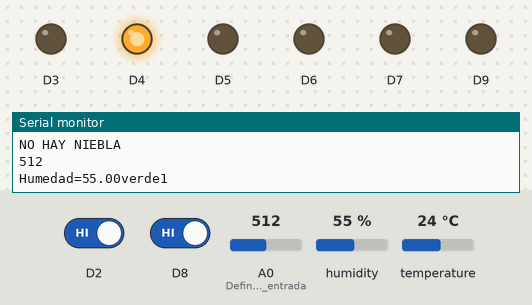
Bench run of a sketch on a simulated Arduino Uno R4 WiFi. Shown: output pins drawn as LEDs (lit = HIGH), the last lines printed to the serial monitor. The test bench sets the inputs (shaded band); at power-on: D2 HIGH, D8 HIGH, A0 (Definimos_la_entrada) = 512, humidity 55 %, temperature 24 °C. WiFi joins after 1.5 s; servers stay silent unless stated.

Above: at 3.7 s.
3.8 s: D2 driven LOW
At 6.8 s:
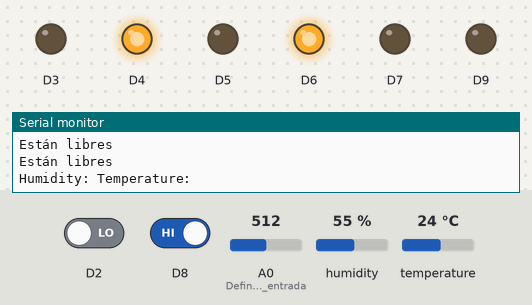
7.3 s: D8 driven LOW
At 9.9 s:
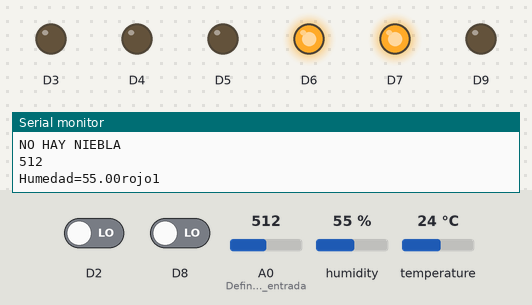
11.0 s: D2 driven HIGH
At 15.1 s:
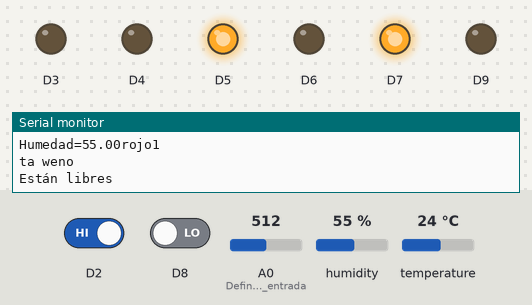
15.7 s: D8 driven HIGH
At 18.3 s:
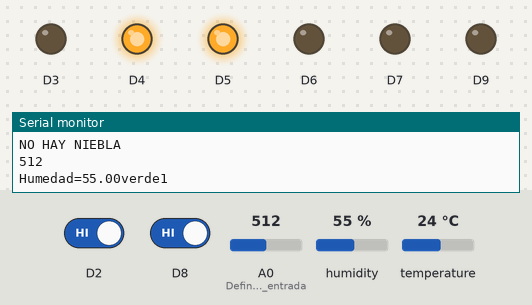
Timing chart, 0 to 19.8 s (numbered marks = the images above; inputs shaded):
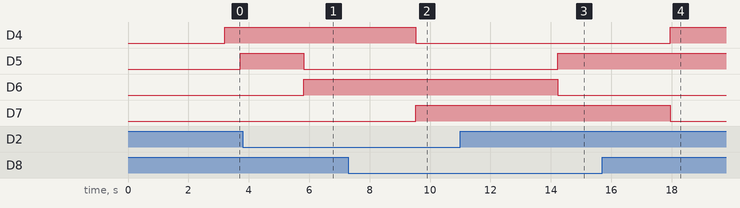

The sketch:

aeropuertoFuncional.ino
```cpp
#include <WiFiS3.h> // Librería para conexión WiFi (placas como Arduino Uno R4 WiFi)
#include <DHT.h>
#include <DHT_U.h>
#include <WiFiS3.h> // Librería para conexión WiFi (placas como Arduino Uno R4 WiFi)

#define DHTTYPE DHT22  //Definimos Tipo de sensor
int DHTPIN=10;            //Conectado al pin 8

DHT_Unified dht(DHTPIN, DHTTYPE); //Creamos un objeto dht

// uint32_t delayMS;
int delayMS = 1000;
float temp = 0;
float humi = 0;
bool  ni= true;
int LDR=0;
char ssid[] = "Fiware_Space";          // Nombre de la red WiFi
char pass[] = "centroinnovacion";      // Contraseña de la red WiFi
int status = WL_IDLE_STATUS;           // Estado de la conexión WiFi
float h;  //Lee la humedad
float t; //Lee la temperatura
int valorLDR;   //Lee el valor del fotosensor
WiFiClient client;                     // Cliente WiFi

char server[] = "iota-ul.iotplatform.telefonica.com"; // Dirección del servidor IoT
int port = 8085;

char url1[] = "/iot/d?k=Carril:key&i=carril01";

char url2[] = "/iot/d?k=Carril:key&i=carril02";

void setup() {
  setup_wifi();
  // Initialize device.
  DHT_Initialize();
  pinMode(A0,INPUT);       //Definimos la entrada (sensor LDR)
  //verde1
  pinMode(3, OUTPUT);
  //azul1
  pinMode(4, OUTPUT);
  //rojo1
  pinMode(7, OUTPUT);
  //sensor1
  pinMode(8, INPUT);
  //verde2
  pinMode(9, OUTPUT);
  //azul2
  pinMode(5,  OUTPUT);
  //rojo2
  pinMode(6,OUTPUT);
  //sensor2
  pinMode(2, INPUT);
  Serial.begin(9600);
}

void loop() {
  int objeto1=digitalRead(8);
  int objeto2=digitalRead(2);
  h=get_Humidity();
  t=get_Temperature();
  valorLDR=analogRead(A0);

 // Send http call to the FIWARE platform
  httpPostmanTemp(t,h,valorLDR,ni);

  if(valorLDR>=800 && h>90) {      //Si el valor del LDR es mayor de 800 y la humedad es mayor de 90, se enciende el LED
  Serial.print("HAY NIEBLA");
  Serial.println(valorLDR);
  Serial.print("Humedad=");
  Serial.print (h);
  delay(500);
  ni=true;
  }
  else {
  Serial.println("NO HAY NIEBLA");
  Serial.println(valorLDR);
  Serial.print("Humedad=");
  Serial.print (h);
  delay(500);
  ni=false;
  }

  //Serial.println(A0);
  //delay(1000);
  if (objeto1==LOW){
    Serial.println("rojo1");
    rojo1();
    delay(500);
  }
  else {
    Serial.println("verde1");
    verde1();
    delay(500);
  }
  if (objeto2==LOW){
    Serial.println("cuidado");
    rojo2();
    delay(500);
  }
  else {
    Serial.println("ta weno");
    verde2();
    delay(500);
  }
  httpPostmanLibre(objeto1, url1);
  httpPostmanLibre(objeto2, url2);

}

void DHT_Initialize(){
  dht.begin();
  sensor_t sensor;
  dht.temperature().getSensor(&sensor);
  Serial.println(F("------------------------------------"));
  Serial.println(F("Temperature Sensor"));
  Serial.print  (F("Sensor Type: ")); Serial.println(sensor.name);
  Serial.print  (F("Driver Ver:  ")); Serial.println(sensor.version);
  Serial.print  (F("Unique ID:   ")); Serial.println(sensor.sensor_id);
  Serial.print  (F("Max Value:   ")); Serial.print(sensor.max_value); Serial.println(F("°C"));
  Serial.print  (F("Min Value:   ")); Serial.print(sensor.min_value); Serial.println(F("°C"));
  Serial.print  (F("Resolution:  ")); Serial.print(sensor.resolution); Serial.println(F("°C"));
  Serial.println(F("------------------------------------"));
  // Print humidity sensor details.
  dht.humidity().getSensor(&sensor);
  Serial.println(F("Humidity Sensor"));
  Serial.print  (F("Sensor Type: ")); Serial.println(sensor.name);
  Serial.print  (F("Driver Ver:  ")); Serial.println(sensor.version);
  Serial.print  (F("Unique ID:   ")); Serial.println(sensor.sensor_id);
  Serial.print  (F("Max Value:   ")); Serial.print(sensor.max_value); Serial.println(F("%"));
  Serial.print  (F("Min Value:   ")); Serial.print(sensor.min_value); Serial.println(F("%"));
  Serial.print  (F("Resolution:  ")); Serial.print(sensor.resolution); Serial.println(F("%"));
  Serial.println(F("------------------------------------"));
  // Set delay between sensor readings based on sensor details.
  // delayMS = sensor.min_delay / 1000;
}

float get_Temperature(){
  sensors_event_t event;
  dht.temperature().getEvent(&event);
  if (isnan(event.temperature)) {
    Serial.println(F("Error reading temperature!"));
  }
  else {
    Serial.print(F("Temperature: "));
    //Serial.print(event.temperature);
    //Serial.println(F("°C"));
  }
  return event.temperature;
}

float get_Humidity(){
  sensors_event_t event;
  dht.humidity().getEvent(&event);
  if (isnan(event.relative_humidity)) {
    Serial.println(F("Error reading humidity!"));
  }
  else {
    Serial.print(F("Humidity: "));
    //Serial.print(event.relative_humidity);
    //Serial.println(F("%"));
  }
  return event.relative_humidity;
}


void verde1() {
  digitalWrite(3, LOW);
  digitalWrite(4, HIGH);
  digitalWrite(7, LOW);
}
void rojo1() {
  digitalWrite(3, LOW);
  digitalWrite(4, LOW);
  digitalWrite(7, HIGH);
}
void verde2() {
  digitalWrite(9, LOW);
  digitalWrite(5, HIGH);
  digitalWrite(6, LOW);
}
void rojo2() {
  digitalWrite(9, LOW);
  digitalWrite(5, LOW);
  digitalWrite(6, HIGH);
}
void setup_wifi() {
  while (!Serial);

  Serial.println("Conectando a WiFi...");

  while (status != WL_CONNECTED) {
    status = WiFi.begin(ssid, pass);
    delay(1000);
    Serial.print("Intentando conectar a: ");
    Serial.println(ssid);
  }

  Serial.println("Conectado a la red WiFi");
}

// Envio de Datos al agente UL

void httpPostmanLibre(bool obj, char url[]){
  char server[] = "iota-ul.iotplatform.telefonica.com";
  int port = 8085;

  String body = "L|" + String(obj);
  //char url[] = url;


  if (client.connect(server, port)) {

    // Enviar petición HTTP POST
    client.print("POST ");
    client.print(url);
    client.println( " HTTP/1.1");
    client.println("Host: iota-ul.iotplatform.telefonica.com");
    client.println("Content-Type: text/plain");
    client.print("Content-Length: ");
    client.println(body.length());
    client.println();
    client.println(body);

    Serial.println();
    Serial.println("Están libres");
  } else {
    Serial.println("Fallo en la conexión con el servidor IoT Agent");
  }
}
void httpPostmanTemp(float tem, float hum, int valorLDR, bool nib){
  char server[] = "iota-ul.iotplatform.telefonica.com";
  int port = 8085;

  String body = "t|" + String(tem) + "#h|" + String(hum) + "#n|" + String(nib) + "#l|" + String(valorLDR);
  String url = "/iot/d?k=pistaAterrrizaje001:key&i=pistaAterrizaje001";

  if (client.connect(server, port)) {

    // Enviar petición HTTP POST
    client.println("POST " + url + " HTTP/1.1");
    client.println("Host: iota-ul.iotplatform.telefonica.com");
    client.println("Content-Type: text/plain");
    client.print("Content-Length: ");
    client.println(body.length());
    client.println();
    client.println(body);

    Serial.println();
    Serial.println("Datos de Temperatura y Humedad");
  } else {
    Serial.println("Fallo en la conexión con el servidor IoT Agent");
  }
}
```

Measured:
- after the input at 3.8 s, D5: HIGH → LOW after 2.0 s; D6: LOW → HIGH after 2.0 s
- after the input at 7.3 s, D4: HIGH → LOW after 2.2 s; D7: LOW → HIGH after 2.2 s
- after the input at 11.0 s, D5: LOW → HIGH after 3.2 s; D6: HIGH → LOW after 3.2 s
- after the input at 15.7 s, D4: LOW → HIGH after 2.2 s; D7: HIGH → LOW after 2.2 s
